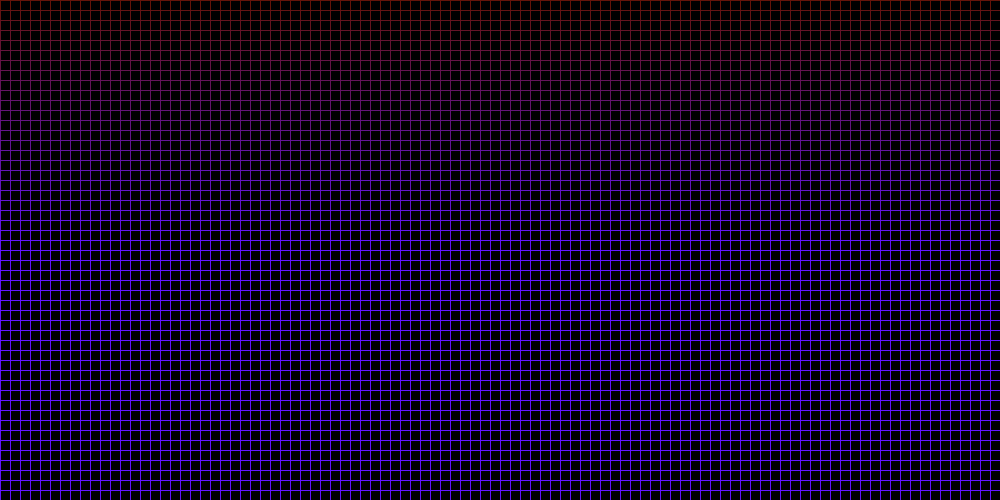
Frame 1 (no input)
Frame 60 (the mouse pressed at the canvas centre just before this capture): identical to frame 1, image omitted
Frame 120 (the mouse held since frame 60 and released just before this capture): identical to frame 1, image omitted

The Processing sketch that drew this single still picture (run headless with seeded random() and noise(); from frame 60 on, the mouse is pressed at the canvas centre):

// Processing sketch: processing_112339
// ── processing_112339.pde

int r = 0;
int g = 0;
int b = 0;

void setup(){
  size(1000,500);
  smooth();
  noFill();
}

void draw(){
  background(0);
 
  
  for(int x=0; x <= width; x += 10){
    r+=100;
    g+=20;
    for(int y=0; y <= height; y+= 10){
      b+=10;
     stroke(r,g,b); 
  rect(x,y,100,100);
}
r = 0;
b = 0;
g = 0;
}
}
